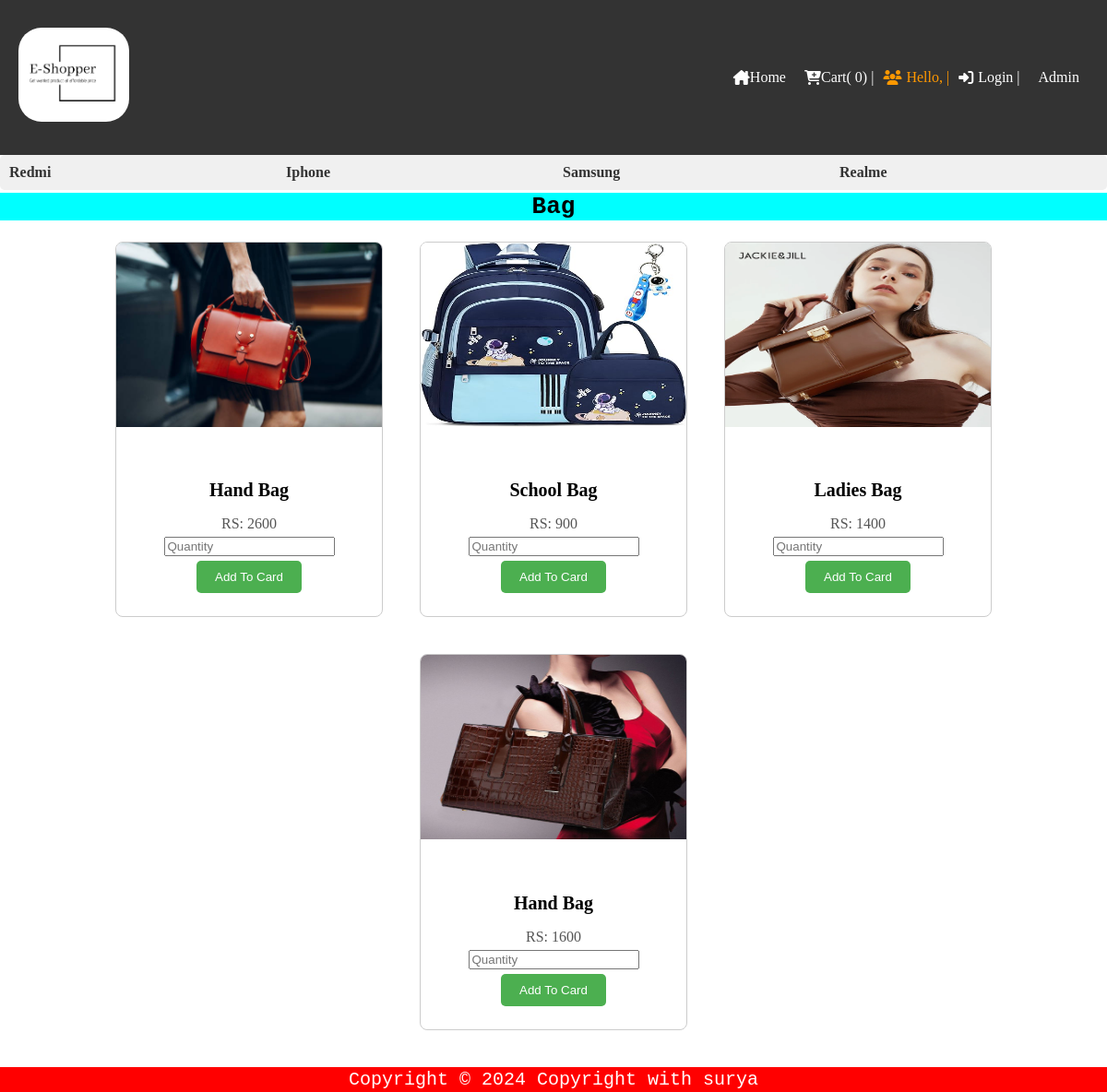
The app's page /User/Bag.php, older data.
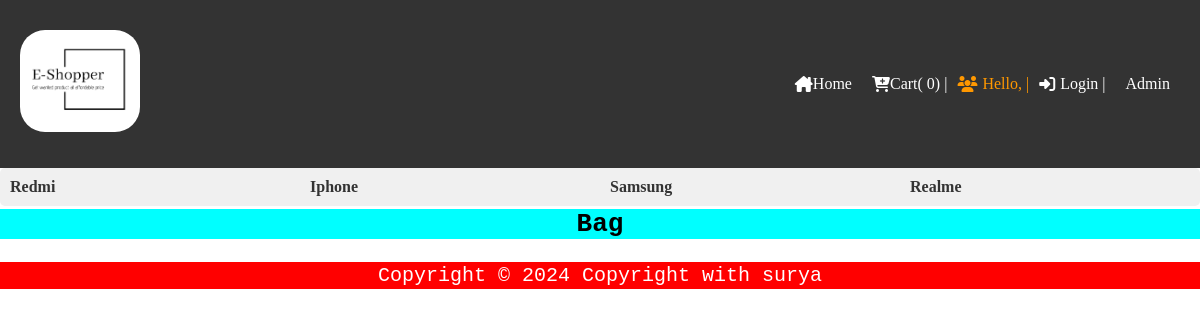
The same page, newer data.
### tables this page shows
CREATE TABLE `tblproduct` (
  `id` int(11) NOT NULL,
  `PName` varchar(111) NOT NULL,
  `PPrice` varchar(111) NOT NULL,
  `PImage` varchar(211) NOT NULL,
  `PCategory` varchar(50) NOT NULL
);

### User/Bag.php (the view, shortened to what this page needs)
<!DOCTYPE html>
<html lang="en">
<head>
    <link rel="stylesheet" href="../CSS/Index_User.css">
    <?php include 'header.php'; ?>
</head>
<body>
    <h1 class="heading">Bag</h1>
    <div class="card-collection">
    <?php
    include 'Config.php';
    $Record = mysqli_query($con, "SELECT * FROM `tblproduct`");
    while ($row = mysqli_fetch_array($Record)) {
        $check_page = $row['PCategory'];
        if($check_page === 'bag'){
        echo "
<div class='card'>
<form action='Insertcart.php' method = 'POST'>
  <img src='../Admin/Product/$row[PImage]' class='card-img-top' alt='Placeholder Image'>
  <div class='card-body'>
    <h5 class='card-title'>$row[PName]</h5>
    <p class='card-text'>RS:  $row[PPrice]</p>
    <input type='hidden' name='PName' id='' value='$row[PName]'>
    <input type='hidden' name='PPrice' id='' value='$row[PPrice]'>
    <input type='number' name='PQuantity' value=' min='1' max='20'' placeholder='Quantity'>
    <input type='submit' name='addCart'value='Add To Card' class='inputsubmitbutton'>
  </div>
</form>
</div>
";
        }
    }
    ?>
    </div>
    <?php
include 'footer.php';
?>
</body>
</html>

### User/header.php (shortened to what this page needs)
<!DOCTYPE html>
<html lang="en">
<head>
    <link rel="stylesheet" href="https://cdnjs.cloudflare.com/ajax/libs/font-awesome/6.5.1/css/all.min.css"
 />
    <link rel="stylesheet" href="../CSS/header.css">
</head>
<body class="hello">
    <?php
    $count = 0;
    ?>
    <header>
        <nav class="navbar">
            <div class="container-fluid">
                <a href="" class="navbar-brand">
                    <h1><img id="logo" src="../Image/Logo-black.png" alt=""></h1>
                </a>
            </div>
            <div class="nav-with">
                <a href="Index_User.php"><i class="fa-solid fa-house-chimney"></i>Home</a>
                <a href="viewCart.php"><i class="fa-solid fa-cart-plus"></i>Cart(
                    <?php echo $count ?>) |
                </a>
                <span class="warning">
                    <i class="fa-solid fa-users"></i>Hello,
                    <?php
                    if (isset($_SESSION['user'])) {
                        echo $_SESSION['user'];
                       echo" | <a href='form_user/logout.php'><i class='fa-solid fa-right-to-bracket'></i>Logout |</a> ";
                    }
                    else{
                        echo" | <a href='form_user/login.php'><i class='fa-solid fa-right-to-bracket'></i>Login |</a> ";
                    }
                    ?>
                    <a href="../Admin/mystore.php">Admin</a>
                </span>
            </div>
        </nav>
    </header>
    <main>
        <div class="bullet-remove">
            <ul class="anchor">
                <li><a href="Laptop.php">Redmi</a></li>
                <li><a href="Bag.php">Iphone</a></li>
                <li><a href="Mobile.php">Samsung</a></li>
                <li><a href="Mobile.php">Realme</a></li>
            </ul>
        </div>
    </main>
</body>
</html>

### User/footer.php (shortened to what this page needs)
<!DOCTYPE html>
<html lang="en">
<head>
    <link rel="stylesheet" href="../CSS/footer.css">
</head>
<body>
    <div id="ram">
        <p id="hari">Copyright &copy 2024 Copyright with surya</p>
    </div>
</body>
</html>

### CSS/Index_User.css (style rules this page uses)
.heading { margin: 0; padding: 0; font-family: monospace; margin-top: 3px; margin-bottom: 3px; text-align: center; background-color: aqua; }
.card-collection { display: flex; flex-wrap: wrap; justify-content: center; }
.card { width: 18rem; border: 1px solid #ccc; border-radius: 8px; overflow: hidden; margin: 20px; }
.card-img-top { width: 100%; height: 200px; }
.card-body { padding: 20px; text-align: center; }
.card-title { font-size: 1.25rem; margin-bottom: 10px; font-size: bold; }
.card-text { font-size: 1rem; color: #555; margin-bottom: 5px; }
.inputsubmitbutton { background-color: #4CAF50; color: white; padding: 10px 20px; border: none; border-radius: 5px; cursor: pointer; transition: background-color 0.3s; margin: 5px; }

### CSS/header.css (style rules this page uses)
body { padding: 0; margin: 0; }
.navbar { background-color: #333; overflow: hidden; display: flex; align-items: center; justify-content: space-between; padding: 10px 20px; }
.navbar-brand img { width: 120px; height: auto; border-radius: 25px; }
.nav-with { display: flex; align-items: center; }
.nav-with a { color: white; text-decoration: none; margin: 0 10px; display: flex; align-items: center; }
.warning { color: #ff9800; margin-left: auto; }
.warning { color: #ff9800; display: flex; align-items: center; }
.warning i { margin-right: 5px; }
.bullet-remove { padding: 0; margin: 0; }
.anchor { list-style-type: none; padding: 0; margin: 0; display: flex; background-color: #f0f0f0; border-radius: 5px; overflow: hidden; }
.anchor li { flex: 1; }
.anchor li a { display: block; text-decoration: none; color: #333; font-weight: bold; font-size: 16px; padding: 10px; transition: background-color 0.3s ease; }

### CSS/footer.css (style rules this page uses)
#ram { margin: 0px; font-size: 20px; font-family: monospace; text-align: center; }
#hari { bottom: 0; width: 100%; color: white; background-color: red; padding-top: 2px; padding-bottom: 2px; margin-bottom: 0; }

Row changes from the older to the newer data that the page shows:
removed tblproduct: PImage (picture), PName "Hand Bag", PPrice "2600"
removed tblproduct: PImage (picture), PName "School Bag", PPrice "900"
removed tblproduct: PImage (picture), PName "Ladies Bag", PPrice "1400"
removed tblproduct: PImage (picture), PName "Hand Bag", PPrice "1600"
